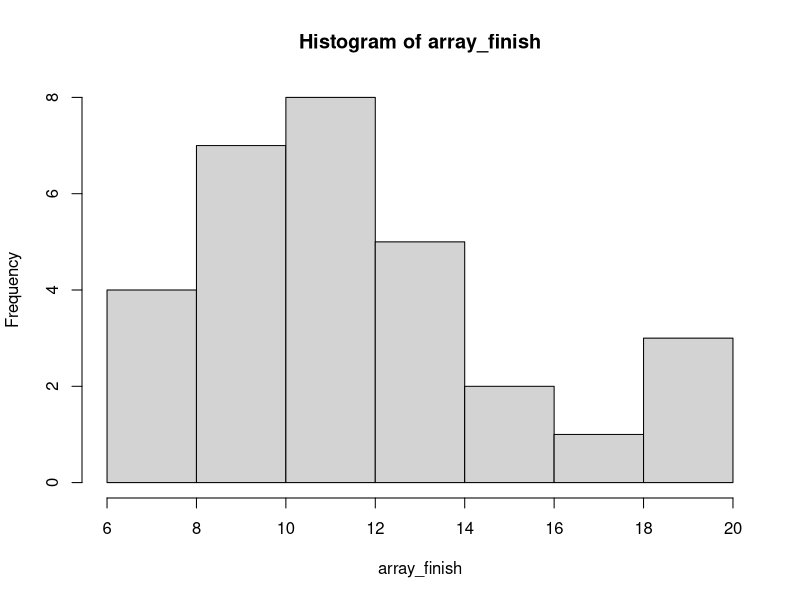
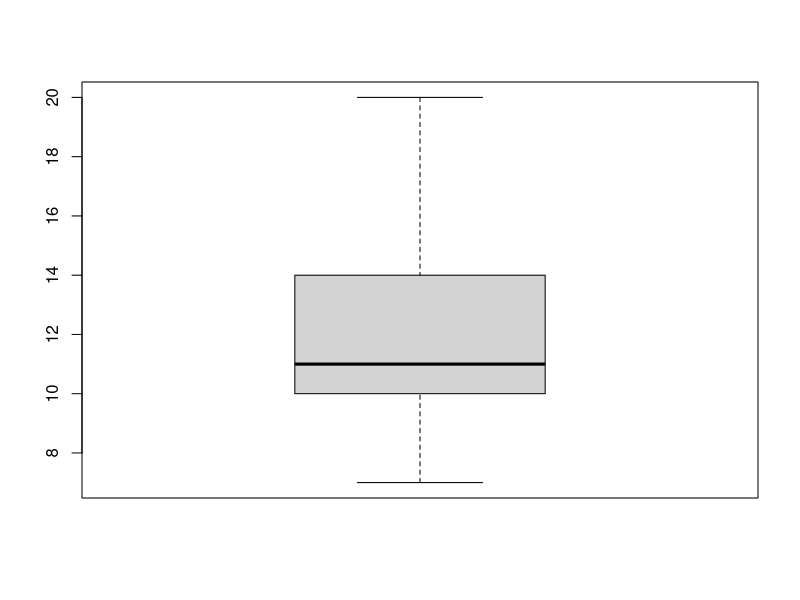
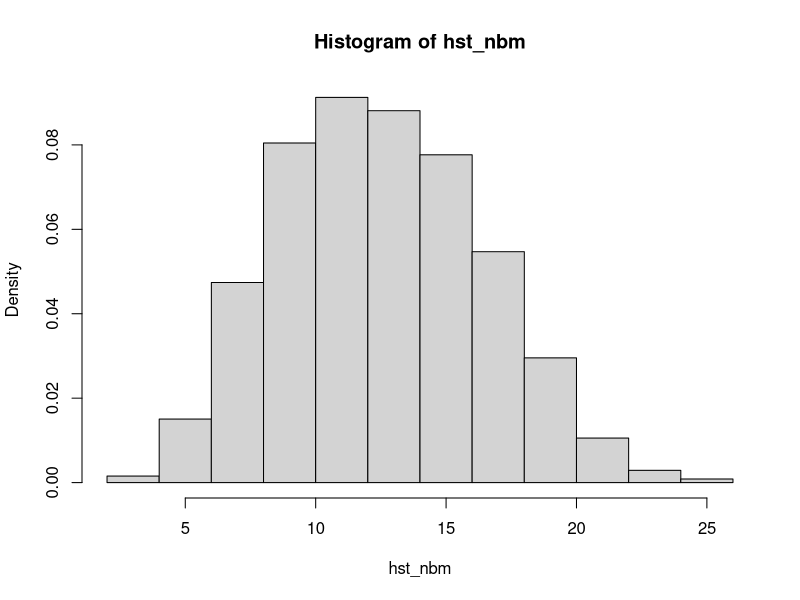

Recreate these plots in R, in order.
## ---- chunk 1
knitr::opts_chunk$set(echo = TRUE)
## ---- chunk 2
distance_poss = seq(2,4, by = 0.1)

dist = sample(distance_poss, 1, replace = FALSE)
distance_20 = replicate(n=20, sample(distance_poss, 1,replace = FALSE))
mesure_dist = 999
sample_alea = c(TRUE,FALSE)
minutes = 0
nb_mesures = 0

#1ere idée avec une boucle, on simule avec n=20 : 

while (mesure_dist > 0.5) {
  dist = dist - 0.1
  print(dist)
  sample_var = sample(sample_alea,1,replace = FALSE)
  if (sample_var == TRUE) {mesure_dist = dist
  nb_mesures = nb_mesures + 1}
  minutes = minutes + 1
  print(sample_var)
}
print(nb_mesures)
print("fin de l_experience")

## ---- chunk 3
#On fait la fonction

miroir_miroir <- function(distance_poss) {
  #mise a jour des variables
  dist = sample(distance_poss, 1, replace = FALSE)
  minutes = 0
  nb_mesures = 0
  sample_alea = c(TRUE,FALSE)
  # instructions à exécuter
  while (dist > 0.5) {
  dist = dist - 0.1
  print(dist)
  sample_var = sample(sample_alea,1,replace = FALSE)
  if (sample_var == TRUE) {
  nb_mesures = nb_mesures + 1}
  minutes = minutes + 1
  print(sample_var)
  }
  print(nb_mesures)
  print("fin de l_experience")
  resultat <- nb_mesures
  return(resultat)         # valeur renvoyée
}

## ---- chunk 4
#On utilise la fonction

print(replicate(30,miroir_miroir(distance_poss)))
array_finish = replicate(30,miroir_miroir(distance_poss))
## ---- chunk 5
hist(array_finish)
boxplot(array_finish)
## ---- chunk 6
#Fonction correction

expérience = function() {
  
  dist_cm_0 <- 200 + floor(runif(n = 1, min = 0, max =(1 + (400 - 200) / 10 ))) * 10
  #runif : générateur de nombre aléatoire, multiplié par 10 pour retrouver la distance
  nb_mes <- 0 #nombre total de mesure
  arret_obj <- FALSE #pour l'instant on les observations continuent : set to FALSE
  dist_stop <- NA #distance de l'arret de l'objectif : set to NA
  dist_cm_t <- dist_cm_0 # 
  temps_ms <- 0 #mesure du temps
  
  while(dist_cm_t > 0){ #On veut arréter la boucle seulement si la distance de la paroi n'est pas >0
    dist_cm_t = dist_cm_t - 10 #On se rapproche de 10cm à chaque pas de temps
    piece <- sample(c("face","pile"),1,prob = c(0.5,0.5)) #Tirage à pile ou face 
    
    if (piece == "face"){  #
      
      nb_mes <- nb_mes + 1 #ajout d'une mesure quand on tombe sur face
      temps_s <- (2 * dist_cm_t)/34000 #mesure du temps du signal en seconde (facultatif)
      
      if (dist_cm_t == 50){ #mesures uniquement quand pièce tombe sur face, ici si distance égale à 50 :
        arret_obj <- TRUE #on a rempli notre objectif, cette variable devient donc TRUE
        dist_stop <- dist_cm_t
        break #termine les boucles
        
      }
     if (dist_cm_t < 50){ #boucle de secours, on évite un choc detructeur entre objectif et paroi
       arret_obj <- FALSE # objectif non-remplis
       dist_stop <- dist_cm_t
       break #termine les boucles
       
     }
       
      
    }
    
    
  }#Fin de while
  
  
  return(list(arret_obj = arret_obj, nb_mes = nb_mes, dist_stop = dist_stop)) #On doit rappeler les fonction ici, on utilise les mêmes nom par simplification
}
## ---- chunk 7
res1exp <- expérience()

array_finish = replicate(10000,expérience(), simplify = FALSE) # On replique 10 000 fois l'expérience, en précisant un array en sortie

## ---- chunk 8
hst_nbm <- sapply(array_finish,function(X) X$nb_mes)
hist(hst_nbm, breaks = "sturges", freq = FALSE) #on crée l'histogramme avec la méthode "sturges", en utilisant les fréquences plutôt que les masses
